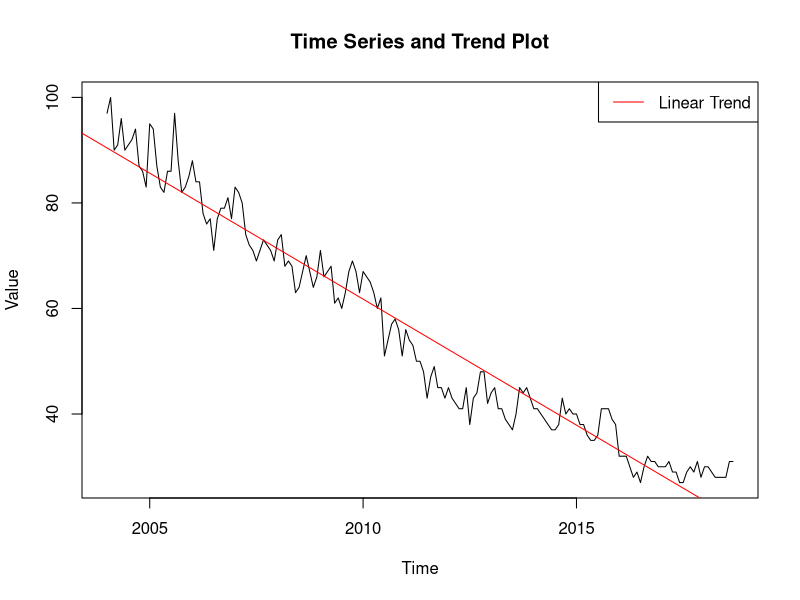
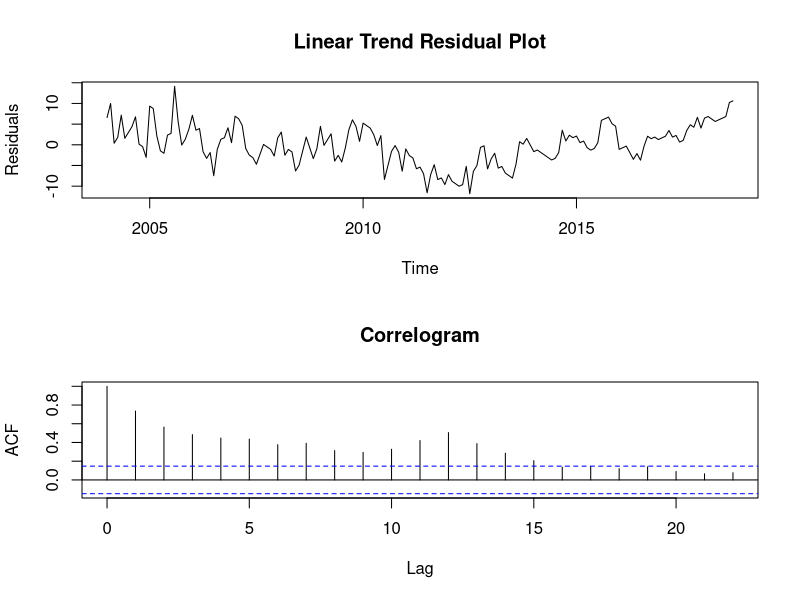
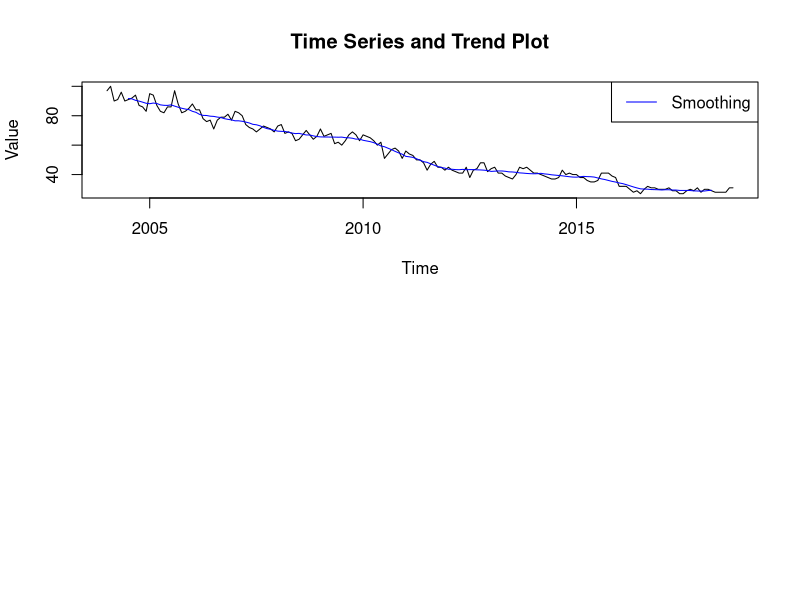
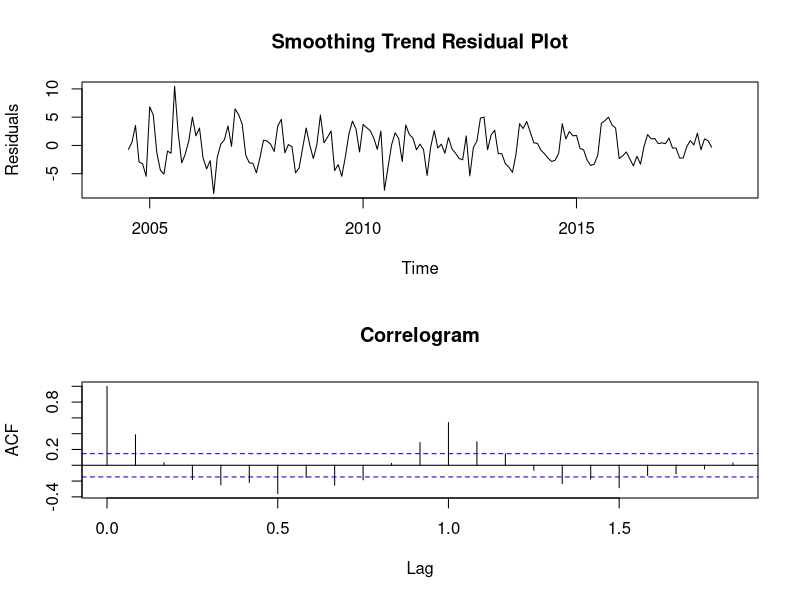
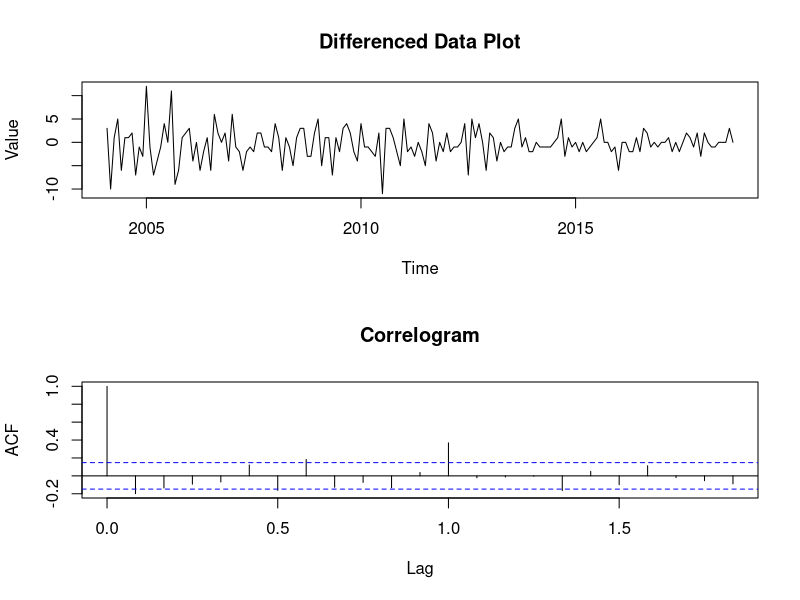
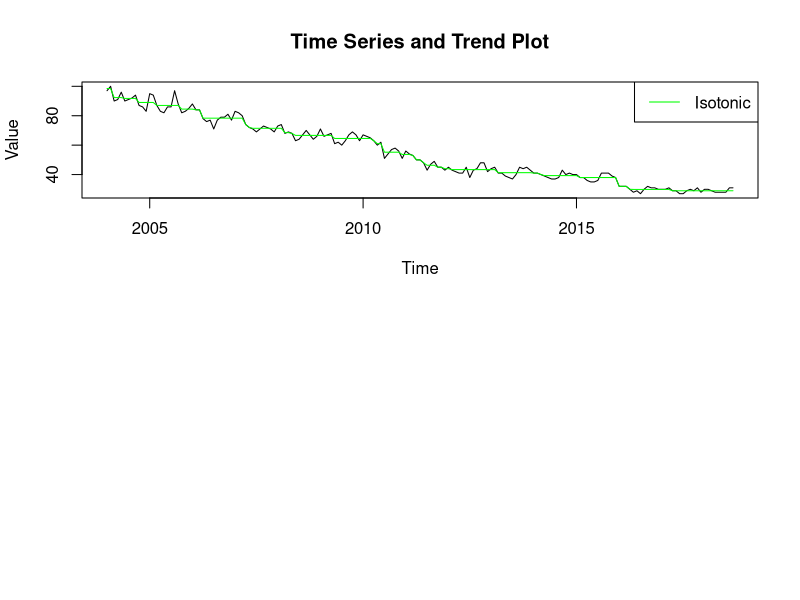
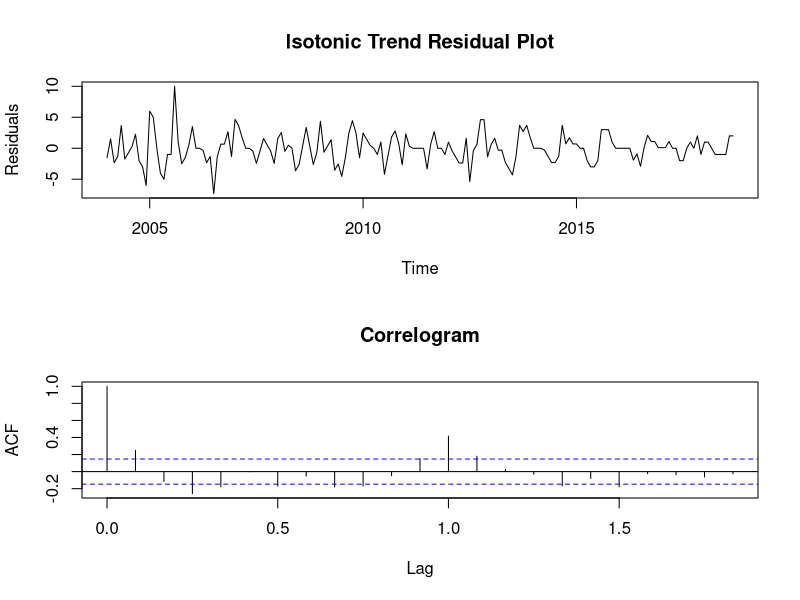

These charts were generated, in order, by the following R code:
## ---- chunk 1
# import data
dat <- read.csv("microsoft.csv", stringsAsFactors = FALSE)

# data cleaning
dat <- as.numeric(dat[-1, ])
my_ts <- ts(dat, start = c(2004, 1), end = c(2018, 9), frequency = 12)
my_ts

# trend estimate
t <- time(my_ts)
lm_trend <- lm(dat ~ t)

# plot
plot(my_ts, main = "Time Series and Trend Plot", ylab = "Value")
abline(lm_trend, col = "red")
legend("topright", legend = "Linear Trend", col = "red", lty = 1)

# residual plot and correlogram
r <- lm_trend$residuals
par(mfrow=c(2,1))
plot(x = t, y = r, type = "l", ylab = "Residuals", xlab = "Time",
     main = "Linear Trend Residual Plot")
acf(r, main = "Correlogram")
## ---- chunk 2
# smoothing with parameter q = 6
filter_trend <- filter(my_ts, filter = rep(1/(2*6 + 1), (2*6 + 1)))

# plot
plot(my_ts, main = "Time Series and Trend Plot", ylab = "Value")
lines(filter_trend, col = "blue")
legend("topright", legend = "Smoothing", col = "blue", lty = 1)

# residual plot and correlogram
r <- my_ts - filter_trend
par(mfrow=c(2, 1))
plot(x = t, y = r, type = "l", ylab = "Residuals", xlab = "Time",
     main = "Smoothing Trend Residual Plot")
acf(r, main = "Correlogram", na.action = na.pass)
## ---- chunk 3
# differencing
ts_diff <- diff(my_ts)

# plot and correlogram
par(mfrow=c(2,1))
plot(ts_diff, main = "Differenced Data Plot", ylab = "Value")
acf(ts_diff, main = "Correlogram")
## ---- chunk 4
# isotonic estimation
isoreg_trend <- isoreg(-my_ts)
fv <- -isoreg_trend$yf
fv_ts <- ts(fv, start = c(2004, 1), end = c(2018, 9), frequency = 12)

# plot
plot(my_ts, ylab = "Value", main = "Time Series and Trend Plot")
lines(fv_ts, col = "green")
legend("topright", legend = "Isotonic", col = "green", lty = 1)

# residual plot and correlogram
r <- my_ts - fv_ts
par(mfrow=c(2,1))
plot(x = t, y = r, type = "l", ylab = "Residuals", xlab = "Time",
     main = "Isotonic Trend Residual Plot")
acf(r, main = "Correlogram")
